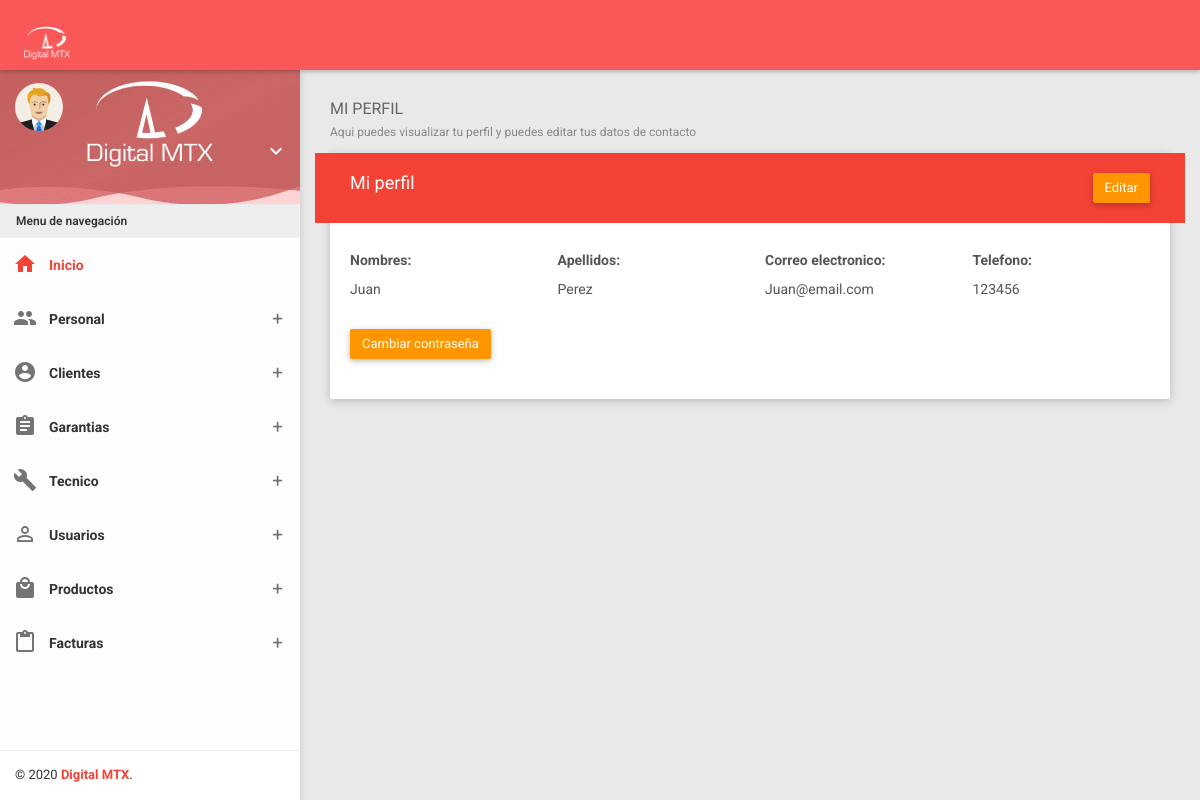
Page /?controller=person&method=profile&id=0 (signed in) on the earlier database version.
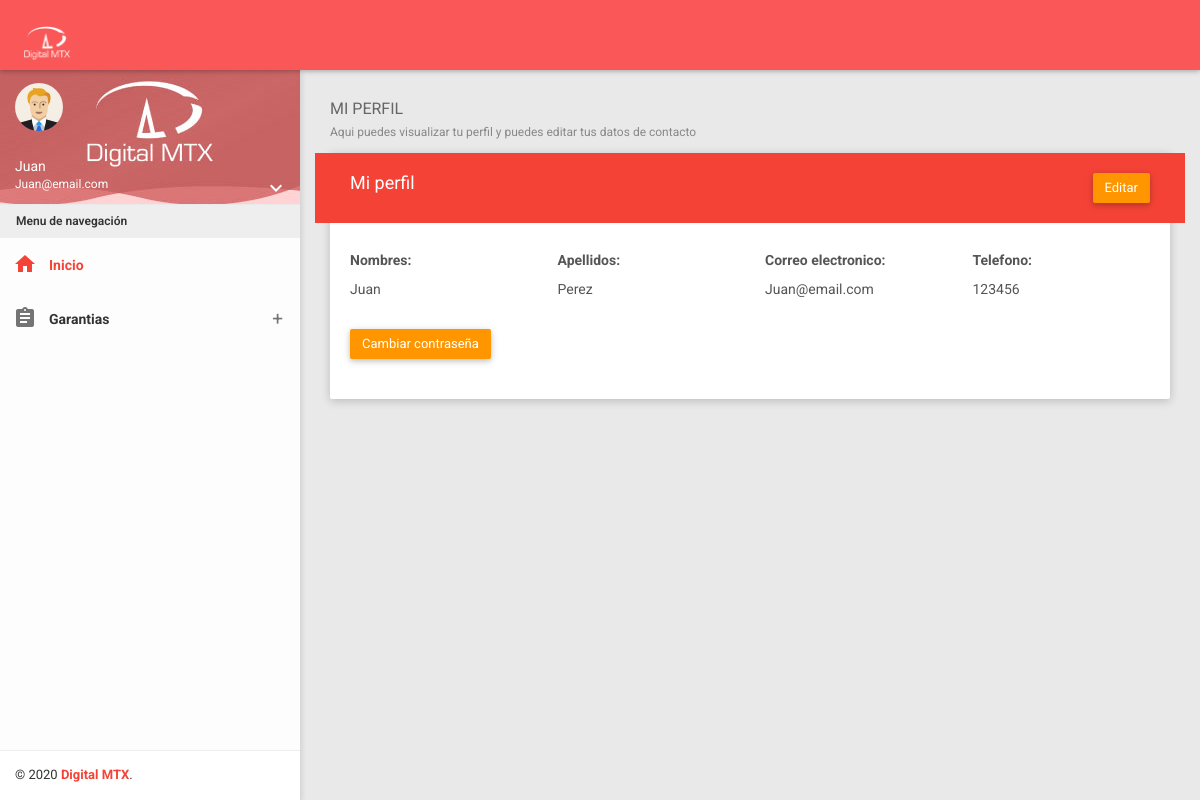
Same page on the later database version.
### tables this page shows
CREATE TABLE `dtm_empleados` (
  `id` int(11) NOT NULL,
  `sesion` text DEFAULT NULL,
  `nombre` varchar(50) NOT NULL,
  `apellidos` varchar(50) NOT NULL,
  `tipodoc` varchar(10) NOT NULL,
  `identificacion` varchar(50) NOT NULL,
  `correo` varchar(150) NOT NULL,
  `telefono` varchar(20) NOT NULL,
  `genero` varchar(10) NOT NULL,
  `sucursal` varchar(50) NOT NULL,
  `cargo` varchar(50) NOT NULL,
  `fechanac` varchar(20) NOT NULL,
  `password` varchar(250) NOT NULL,
  `finanza` tinyint(1) DEFAULT NULL,
  `chat` tinyint(1) DEFAULT NULL,
  `verperfil` tinyint(1) DEFAULT NULL,
  `despacho` tinyint(1) DEFAULT NULL,
  `productos` tinyint(1) DEFAULT NULL,
  `contenido` tinyint(1) DEFAULT NULL,
  `factura` tinyint(1) DEFAULT NULL,
  `mail` tinyint(1) DEFAULT NULL,
  `activo` tinyint(1) DEFAULT NULL
);

### Providers/Database.php (called while the page is built, shortened)
<?php
class Conexion extends PDO
{
	public function select($strSql, $arrayData = array(), $fetchMode = PDO::FETCH_OBJ)
	{
		$query = $this->prepare($strSql);
		foreach ($arrayData as $key => $value)
			$query->bindParam(":$key", $value);
		if (!$query->execute())
			echo "Error, la consulta no se realizó";
		else
			return $query->fetchAll($fetchMode);
	}
}

### Models/Person.php (called while the page is built, shortened)
<?php
class Person {
    private $pdo ;
    public function __construct()
    {
        try {
            $this->pdo = new Conexion;
        } catch ( PDOException $e) {
            die($e->getMessage());
        }
    }
    public function getById($id){
        try {
            $strSql = 'SELECT * FROM dtm_empleados WHERE id = :id';
            $array = ['id' => $id];
            $query = $this->pdo->select($strSql,$array);
            return $query;
        } catch ( PDOException $e) {
            die($e->getMessage());
        }
    }
}

### Views/Persons/profile.php (the view)
<section class="content">
        <div class="container-fluid">
            <div class="block-header">
                <h2>
                    MI PERFIL
                    <small>Aqui puedes visualizar tu perfil y puedes editar tus datos de contacto</small>
                </h2>
            </div>
            <div class="row clearfix">
                <div class="col-lg-12 col-md-12 col-sm-12 col-xs-12">
                    <div class="card">
                        <div class="header bg-red row">
                            <div class="col-sm-6">
                                <h2>Mi perfil</h2>
                            </div>
                            <div class="col-sm-6 text-right">
                                <a href="?controller=person&method=edit&id=<?php echo $data[0]->id?>" class="btn btn-warning">Editar</a>
                            </div>
                        </div>
                        <div class="body">
                            <div class="row clearfix">
                                <div class="col-sm-3">
                                    <h5>Nombres:</h5>
                                    <p><?php echo $data[0]->nombre?></p>
                                </div>
                                <div class="col-sm-3">
                                    <h5>Apellidos:</h5>
                                    <p><?php echo $data[0]->apellidos?></p>
                                </div>
                                <div class="col-sm-3">
                                    <h5>Correo electronico:</h5>
                                    <p><?php echo $data[0]->correo?></p>
                                </div>
                                <div class="col-sm-3">
                                    <h5>Telefono:</h5>
                                    <p><?php echo $data[0]->telefono?></p>
                                </div>
                            </div>
                            <div class="row clearfix">
                                <div class="col-sm-3">
                                    <a href="?controller=person&method=editPass" class="btn btn-warning">Cambiar contraseña</a>
                                </div>
                            </div>
                        </div>
                    </div>
                </div>
            </div>
        </div>
    </section>

### index.php (shortened to what this page needs)
<?php
require 'Providers/Database.php';
$controller = 'LoginController';
if(!isset($_REQUEST['controller'])) {
	require 'Controllers/'.$controller. '.php';
	$controller = ucwords($controller);
	$controller = new $controller;
	$controller->index();
} else {
	$method = isset($_REQUEST['method']) ? $_REQUEST['method'] : 'index';
	$controller = new $controller;
	call_user_func(array($controller, $method));
}

### Controllers/PersonController.php (shortened to what this page needs)
<?php
require 'Models/Person.php';
class PersonController
{
	private $model;
	public function __construct()
	{
		$this->model = new Person;
	}
	public function profile()
	{
		if (isset($_SESSION['user'])) {
			if (isset($_GET['id'])) {
				$id = $_GET['id'];
				$data = $this->model->getById($id);
				require 'Views/Layout.php';
				require 'Views/Persons/Profile.php';
			}
		}else{
			header('Location: ?controller=login');
		}
	}
}

### Views/Layout.php (shortened to what this page needs)
<!DOCTYPE html>
<html>
<head>
    <link href="Assets/plugins/bootstrap/css/bootstrap.css" rel="stylesheet">
    <link href="Assets/plugins/node-waves/waves.css" rel="stylesheet" />
    <link href="Assets/plugins/animate-css/animate.css" rel="stylesheet" />
    <link href="Assets/plugins/morrisjs/morris.css" rel="stylesheet" />
    <link href="Assets/plugins/bootstrap-material-datetimepicker/css/bootstrap-material-datetimepicker.css" rel="stylesheet" />
    <link href="Assets/plugins/bootstrap-datepicker/css/bootstrap-datepicker.css" rel="stylesheet" />
    <link href="Assets/plugins/waitme/waitMe.css" rel="stylesheet" />
    <link href="Assets/plugins/bootstrap-select/css/bootstrap-select.css" rel="stylesheet" />
    <link href="Assets/plugins/jquery-datatable/skin/bootstrap/css/dataTables.bootstrap.css" rel="stylesheet">
    <link href="Assets/plugins/sweetalert/sweetalert.css" rel="stylesheet" />
    <link href="Assets/css/styleAdmin.css" rel="stylesheet">
    <link href="Assets/css/themes/all-themes.css" rel="stylesheet" />
</head>
<body class="theme-red">
    <nav class="navbar">
        <div class="container-fluid">
            <div class="navbar-header">
                <a class="navbar-brand" href="?controller=person&method=template">
                    <img src="Assets/img/logo.png" width="50"></img>
                </a>
            </div>
        </div>
    </nav>
    <section>
        <aside id="leftsidebar" class="sidebar">
            <div class="user-info">
                <div class="image">
                    <img src="Assets/img/user.png" width="48" height="48" alt="User" />
                </div>
                <div class="info-container">
                    <div class="name" data-toggle="dropdown" aria-haspopup="true" aria-expanded="false">
                        <?php
                            if ($_SESSION['user']->cargo == "Administrador") {
                                echo $_SESSION['user']->usuario;
                            } elseif ($_SESSION['user']->cargo == "Tecnico" || $_SESSION['user']->cargo == "Recepcion" ) {
                                echo $_SESSION['user']->nombre;
                            }
                        ?>
                    </div>
                    <div class="email">
                        <?php
                            if ($_SESSION['user']->cargo == "Tecnico" || $_SESSION['user']->cargo == "Recepcion") {
                                 echo $_SESSION['user']->correo;
                            }
                        ?>
                    </div>
                    <div class="btn-group user-helper-dropdown">
                        <i class="material-icons" data-toggle="dropdown" aria-haspopup="true" aria-expanded="true">keyboard_arrow_down</i>
                    </div>
                </div>
            </div>
            <div class="menu">
                <ul class="list">
                    <li class="header">Menu de navegación</li>
                    <li class="active">
                        <a href="?controller=person&method=template">
                            <i class="material-icons">home</i>
                            <span>Inicio</span>
                        </a>
                    </li>
                    <?php if ($_SESSION['user']->cargo == 'Administrador') { ?>
                    <li>
                        <a href="javascript:void(0);" class="menu-toggle">
                            <i class="material-icons">people</i>
                            <span>Personal</span>
                        </a>
                    </li>
                    <li>
                        <a href="javascript:void(0);" class="menu-toggle">
                            <i class="material-icons">account_circle</i>
                            <span>Clientes</span>
                        </a>
                    </li>
                    <li>
                        <a href="javascript:void(0);" class="menu-toggle">
                            <i class="material-icons">assignment</i>
                            <span>Garantias</span>
                        </a>
                    </li>
                    <li>
                        <a href="javascript:void(0);" class="menu-toggle">
                            <i class="material-icons">build</i>
                            <span>Tecnico</span>
                        </a>
                    </li>
                    <li>
                        <a href="javascript:void(0);" class="menu-toggle">
                            <i class="material-icons">person_outline</i>
                            <span>Usuarios</span>
                        </a>
                    </li>
                    <li>
                        <a href="javascript:void(0);" class="menu-toggle">
                            <i class="material-icons">local_mall</i>
                            <span>Productos</span>
                        </a>
                    </li>
                    <li>
                        <a href="javascript:void(0);" class="menu-toggle">
                            <i class="material-icons">content_paste</i>
                            <span>Facturas</span>
                        </a>
                    </li>
                    <?php }elseif ($_SESSION['user']->cargo == 'Recepcion') { ?>
                    <li>
                        <a href="javascript:void(0);" class="menu-toggle">
                            <i class="material-icons">assignment</i>
                            <span>Garantias</span>
                        </a>
                    </li>
                    <?php } ?>
                </ul>
            </div>
            <div class="legal">
                <div class="copyright">
                    &copy; <?php echo date('Y');?> <a href="javascript:void(0);">Digital MTX</a>.
                </div>
            </div>
        </aside>
    </section>
</body>
</html>

### Assets/css/themes/all-themes.css (style rules this page uses)
.theme-red .navbar-brand { color: #fff; }
.theme-red .sidebar .menu .list li.active { background-color: transparent; }
.theme-red .sidebar .menu .list li.active> :first-child i, .theme-red .sidebar .menu .list li.active> :first-child span { color: #F44336; }
.theme-red .sidebar .menu .list .toggled { background-color: transparent; }
.theme-red .sidebar .legal { background-color: #fff; }
.theme-red .sidebar .legal .copyright a { color: #F44336 !important; }

Differences in the rows shown:
changed dtm_empleados "Juan": nombre (not shown) → "Juan"; cargo "Administrador" → "Recepcion" (drawn); correo (not shown) → "Juan@email.com"
Other differences:
text no longer shown: "Personal Clientes Tecnico Usuarios Productos Facturas"
